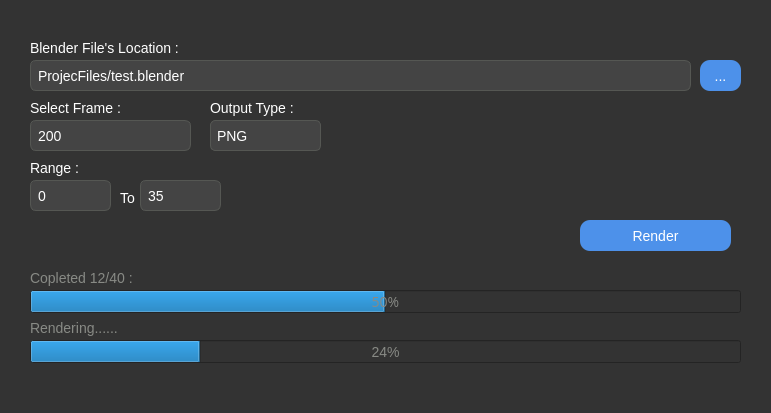
<?xml version="1.0" encoding="UTF-8"?>
<ui version="4.0">
 <class>Form</class>
 <widget class="QWidget" name="Form">
  <property name="geometry">
   <rect>
    <x>0</x>
    <y>0</y>
    <width>771</width>
    <height>413</height>
   </rect>
  </property>
  <property name="windowTitle">
   <string>Form</string>
  </property>
  <property name="styleSheet">
   <string notr="true">QWidget {
    background-color: #333333;
    color: rgb(136, 138, 133);
    font-family: &quot;Open Sans&quot;, sans-serif;
    font-size: 14px;
}</string>
  </property>
  <widget class="QPushButton" name="RenderButton">
   <property name="geometry">
    <rect>
     <x>580</x>
     <y>220</y>
     <width>151</width>
     <height>31</height>
    </rect>
   </property>
   <property name="styleSheet">
    <string notr="true">QPushButton {
    background-color: #4d91ea;
    color: #ffffff;
    padding: 10px;
    border: none;
    border-radius: 10px;
    font-family: &quot;Open Sans&quot;, sans-serif;
    font-size: 14px;
}

QPushButton:hover {
    background-color: #3f7ab7;
}

QPushButton:pressed {
    background-color: #3f7ab7;
}</string>
   </property>
   <property name="text">
    <string>Render</string>
   </property>
  </widget>
  <widget class="QLineEdit" name="FilePathTest">
   <property name="geometry">
    <rect>
     <x>30</x>
     <y>60</y>
     <width>661</width>
     <height>31</height>
    </rect>
   </property>
   <property name="styleSheet">
    <string notr="true">QLineEdit {
    background-color: #444444;
    color: #ffffff;
    border: 1px solid rgb(85, 87, 83);
    padding: 5px;
    border-radius: 6px;
}

QLineEdit:focus {
    border: 2px solid #4d91ea;
}</string>
   </property>
   <property name="text">
    <string>ProjecFiles/test.blender</string>
   </property>
  </widget>
  <widget class="QLabel" name="label">
   <property name="geometry">
    <rect>
     <x>30</x>
     <y>40</y>
     <width>151</width>
     <height>16</height>
    </rect>
   </property>
   <property name="styleSheet">
    <string notr="true">QLabel {
    color: #ffffff;
    border-radius: 10px;
}

QLabel:hover {
    background-color: #333333;
}</string>
   </property>
   <property name="text">
    <string>Blender File's Location : </string>
   </property>
  </widget>
  <widget class="QPushButton" name="pushButton_2">
   <property name="geometry">
    <rect>
     <x>700</x>
     <y>60</y>
     <width>41</width>
     <height>31</height>
    </rect>
   </property>
   <property name="styleSheet">
    <string notr="true">QPushButton {
    background-color: #4d91ea;
    color: #ffffff;
    padding: 10px;
    border: none;
    border-radius: 10px;
    font-family: &quot;Open Sans&quot;, sans-serif;
    font-size: 14px;
}

QPushButton:hover {
    background-color: #3f7ab7;
}

QPushButton:pressed {
    background-color: #3f7ab7;
}</string>
   </property>
   <property name="text">
    <string>...</string>
   </property>
  </widget>
  <widget class="QLabel" name="label_2">
   <property name="geometry">
    <rect>
     <x>30</x>
     <y>100</y>
     <width>151</width>
     <height>16</height>
    </rect>
   </property>
   <property name="styleSheet">
    <string notr="true">QLabel {
    color: #ffffff;
    border-radius: 10px;
}

QLabel:hover {
    background-color: #333333;
}</string>
   </property>
   <property name="text">
    <string>Select Frame :</string>
   </property>
  </widget>
  <widget class="QLineEdit" name="SelectedFrameTest">
   <property name="geometry">
    <rect>
     <x>30</x>
     <y>120</y>
     <width>161</width>
     <height>31</height>
    </rect>
   </property>
   <property name="styleSheet">
    <string notr="true">QLineEdit {
    background-color: #444444;
    color: #ffffff;
    border: 1px solid rgb(85, 87, 83);
    padding: 5px;
    border-radius: 6px;
}

QLineEdit:focus {
    border: 2px solid #4d91ea;
}</string>
   </property>
   <property name="text">
    <string>200</string>
   </property>
  </widget>
  <widget class="QLineEdit" name="StartRangeTest">
   <property name="geometry">
    <rect>
     <x>30</x>
     <y>180</y>
     <width>81</width>
     <height>31</height>
    </rect>
   </property>
   <property name="styleSheet">
    <string notr="true">QLineEdit {
    background-color: #444444;
    color: #ffffff;
    border: 1px solid rgb(85, 87, 83);
    padding: 5px;
    border-radius: 6px;
}

QLineEdit:focus {
    border: 2px solid #4d91ea;
}</string>
   </property>
   <property name="text">
    <string>0</string>
   </property>
  </widget>
  <widget class="QLabel" name="label_3">
   <property name="geometry">
    <rect>
     <x>210</x>
     <y>100</y>
     <width>101</width>
     <height>16</height>
    </rect>
   </property>
   <property name="styleSheet">
    <string notr="true">QLabel {
    color: #ffffff;
    border-radius: 10px;
}

QLabel:hover {
    background-color: #333333;
}</string>
   </property>
   <property name="text">
    <string>Output Type :</string>
   </property>
  </widget>
  <widget class="QComboBox" name="ExportTypeSelector">
   <property name="geometry">
    <rect>
     <x>210</x>
     <y>120</y>
     <width>111</width>
     <height>31</height>
    </rect>
   </property>
   <property name="styleSheet">
    <string notr="true">QComboBox {
    background-color: #444444;
    color: #ffffff;
    border: 1px solid rgb(85, 87, 83);
    padding: 6px;
    border-radius: 5px;
}

QComboBox::drop-down {
    border: none;
}

QComboBox::down-arrow {
    image: url(down_arrow.png);
}

QComboBox:hover {
    border: 2px solid #4d91ea;
}

QComboBox:focus {
    border: 2px solid #4d91ea;
}</string>
   </property>
   <item>
    <property name="text">
     <string>PNG</string>
    </property>
   </item>
   <item>
    <property name="text">
     <string>JPG</string>
    </property>
   </item>
  </widget>
  <widget class="QLabel" name="label_4">
   <property name="geometry">
    <rect>
     <x>30</x>
     <y>160</y>
     <width>101</width>
     <height>16</height>
    </rect>
   </property>
   <property name="styleSheet">
    <string notr="true">QLabel {
    color: #ffffff;
    border-radius: 10px;
}

QLabel:hover {
    background-color: #333333;
}</string>
   </property>
   <property name="text">
    <string>Range :</string>
   </property>
  </widget>
  <widget class="QLabel" name="label_5">
   <property name="geometry">
    <rect>
     <x>120</x>
     <y>190</y>
     <width>21</width>
     <height>16</height>
    </rect>
   </property>
   <property name="styleSheet">
    <string notr="true">QLabel {
    color: #ffffff;
    border-radius: 10px;
}

QLabel:hover {
    background-color: #333333;
}</string>
   </property>
   <property name="text">
    <string>To</string>
   </property>
  </widget>
  <widget class="QLineEdit" name="EndRangeTest">
   <property name="geometry">
    <rect>
     <x>140</x>
     <y>180</y>
     <width>81</width>
     <height>31</height>
    </rect>
   </property>
   <property name="styleSheet">
    <string notr="true">QLineEdit {
    background-color: #444444;
    color: #ffffff;
    border: 1px solid rgb(85, 87, 83);
    padding: 5px;
    border-radius: 6px;
}

QLineEdit:focus {
    border: 2px solid #4d91ea;
}</string>
   </property>
   <property name="text">
    <string>35</string>
   </property>
  </widget>
  <widget class="QProgressBar" name="progressBar">
   <property name="geometry">
    <rect>
     <x>30</x>
     <y>290</y>
     <width>711</width>
     <height>23</height>
    </rect>
   </property>
   <property name="font">
    <font>
     <family>Open Sans</family>
     <pointsize>-1</pointsize>
    </font>
   </property>
   <property name="value">
    <number>50</number>
   </property>
  </widget>
  <widget class="QLabel" name="RenderStatLabel">
   <property name="geometry">
    <rect>
     <x>30</x>
     <y>270</y>
     <width>121</width>
     <height>16</height>
    </rect>
   </property>
   <property name="styleSheet">
    <string notr="true">QLabel {
    color: rgb(136, 138, 133);
    border-radius: 10px;
}

QLabel:hover {
    background-color: #333333;
}</string>
   </property>
   <property name="text">
    <string>Copleted 12/40 :</string>
   </property>
  </widget>
  <widget class="QProgressBar" name="progressBar_2">
   <property name="geometry">
    <rect>
     <x>30</x>
     <y>340</y>
     <width>711</width>
     <height>23</height>
    </rect>
   </property>
   <property name="value">
    <number>24</number>
   </property>
  </widget>
  <widget class="QLabel" name="RenderStatLabel_2">
   <property name="geometry">
    <rect>
     <x>30</x>
     <y>320</y>
     <width>101</width>
     <height>16</height>
    </rect>
   </property>
   <property name="styleSheet">
    <string notr="true">QLabel {
    color: rgb(136, 138, 133);
    border-radius: 10px;
}

QLabel:hover {
    background-color: #333333;
}</string>
   </property>
   <property name="text">
    <string>Rendering......</string>
   </property>
  </widget>
  <zorder>label_4</zorder>
  <zorder>RenderButton</zorder>
  <zorder>FilePathTest</zorder>
  <zorder>label</zorder>
  <zorder>pushButton_2</zorder>
  <zorder>label_2</zorder>
  <zorder>SelectedFrameTest</zorder>
  <zorder>StartRangeTest</zorder>
  <zorder>label_3</zorder>
  <zorder>ExportTypeSelector</zorder>
  <zorder>label_5</zorder>
  <zorder>EndRangeTest</zorder>
  <zorder>progressBar</zorder>
  <zorder>RenderStatLabel</zorder>
  <zorder>progressBar_2</zorder>
  <zorder>RenderStatLabel_2</zorder>
 </widget>
 <resources/>
 <connections/>
</ui>
